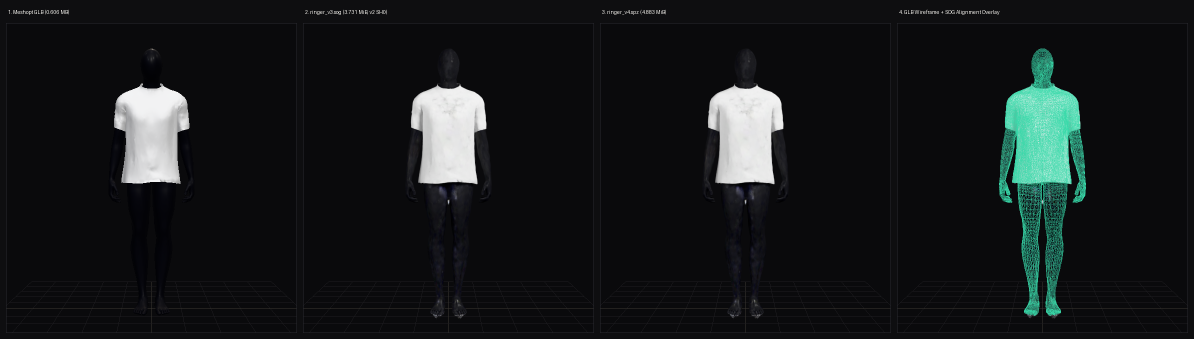
#> input picture showcase/scratch_studio_bs_ringer_qa.png, 2388 x 678 px (shown at 1/2 size)
$ python build_acid_tank.py ../../../../../showcase/scratch_studio_bs_ringer_qa.png ../../../../../showcase/scratch_studio_bs_ringer_qa.png
#> lines starting #> are read from the running program, lines starting #| are printed output that depends on the picture; after the words box and inside, x2 and y2 are one past the last pixel; in counts of white or black regions, pixels touching at a corner belong together
"""build_acid_tank.py - acid-wash sleeveless, catalogue flat-front visual in the BS-TANK-001 pattern
(1200 x 1600 transparent PNG, garment centred, plus the copy on the catalogue ground #F3EEE7).
usage: python build_acid_tank.py <reference.jpg> <out_dir>
Method: the Owner's reference is the design source. The garment silhouette, wash distribution and construction details are taken
from it; the two printed artworks (BST shield, flame outline) are separated from the fabric, re-drawn as clean ink layers at 4x
and laid back on a cleaned fabric layer, so print edges are sharp and the fabric carries no compression blocks.
Nothing is invented: no back view, no measurements."""
import sys, json, hashlib
from pathlib import Path
import numpy as np, cv2
from PIL import Image

REF, OUT = Path(sys.argv[1]), Path(sys.argv[2]); OUT.mkdir(parents=True, exist_ok=True)
W, H = 1200, 1600; GROUND = '#F3EEE7'
bgr = cv2.imread(str(REF)); L = cv2.cvtColor(bgr, cv2.COLOR_BGR2GRAY)
#> further down, bgr is the input picture: shape (678, 2388, 3); mean B, G, R 26.3, 25.1, 22

# ---- 1. silhouette
m = (L < 205).astype(np.uint8)
#> m: shape (678, 2388); values 0 (black) and 1 (white), 96.6% white; 1027 black regions (1021 under 20 px), largest, box (x1, y1, x2, y2) and area: (824, 170, 972, 368) 19565, (1418, 170, 1566, 368) 19565, (236, 172, 372, 367) 14101, (360, 234, 376, 261) 290, (231, 231, 247, 259) 281, (345, 313, 348, 323) 24
n, lab, st, _ = cv2.connectedComponentsWithStats(m, 8); k = 1 + int(np.argmax(st[1:, 4])); m = (lab == k).astype(np.uint8)
#> after `n, lab, st, _ = cv2.connectedComponentsWithStats(m, 8)`:
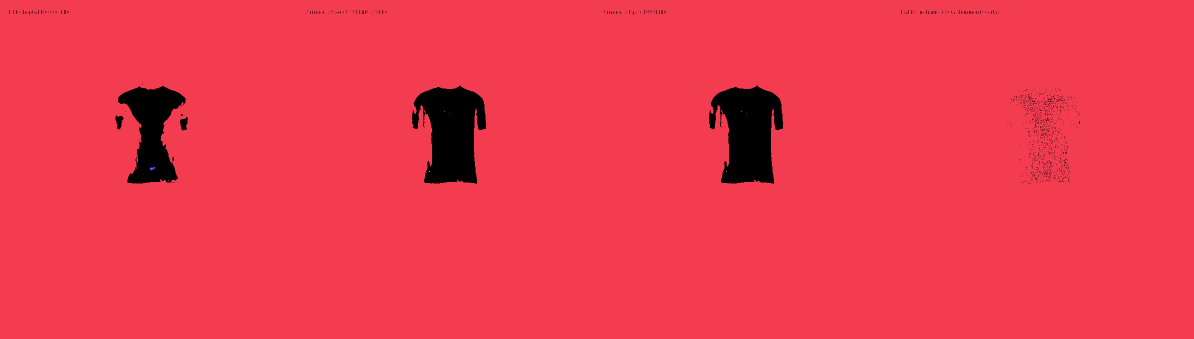
#> lab: shape (678, 2388) int32 (shown at 1/2 size); 11 distinct labels, from 0 to 10; one colour per label, 0 black
#> after `n, lab, st, _ = cv2.connectedComponentsWithStats(m, 8)`: n = 11; st = [[19, 20, 2141, 348, 55822], [0, 0, 2388, 678, 1563182], [888, 222, 1, 2, 2], [1482, 222, 1, 2, 2], [898, 227, 1, 1, 1], [1492, 227, 1, 1, 1], [328, 303, 1, 1, 1], [300, 334, 11, 7, 43], [858, 342, 2, 2, 4], [1452, 342, 2, 2, 4], [336, 361, 2, 1, 2]]
#> after `k = 1 + int(np.argmax(st[1:, 4]))`: k = 1
hn, hl, hs, _ = cv2.connectedComponentsWithStats(1 - m, 4)                                           # fill pin-holes only: the neck opening stays open
#> hl: shape (678, 2388) int32; 1028 distinct labels, from 0 to 1027
#> hn = 1028; hs = 1028 rows, first 6: [0, 0, 2388, 678, 1563182], [19, 20, 1, 8, 8], [27, 20, 1, 8, 8], [33, 20, 1, 8, 8], [46, 20, 1, 8, 8], [64, 21, 1, 6, 6]
bg_lab = hl[0, 0]                                                                                    # outside background
#> bg_lab = 0
inner = [i for i in range(hn) if i != bg_lab and (1 - m)[hl == i].any()]
#> inner = 1027 values from 1 to 1027
neck = max(inner, key=lambda i: hs[i, 4] if hs[i, 1] < 0.25 * L.shape[0] else -1)                  # the largest hole in the top quarter
#> neck = 1
for i in inner:
    if i != neck: m[hl == i] = 1
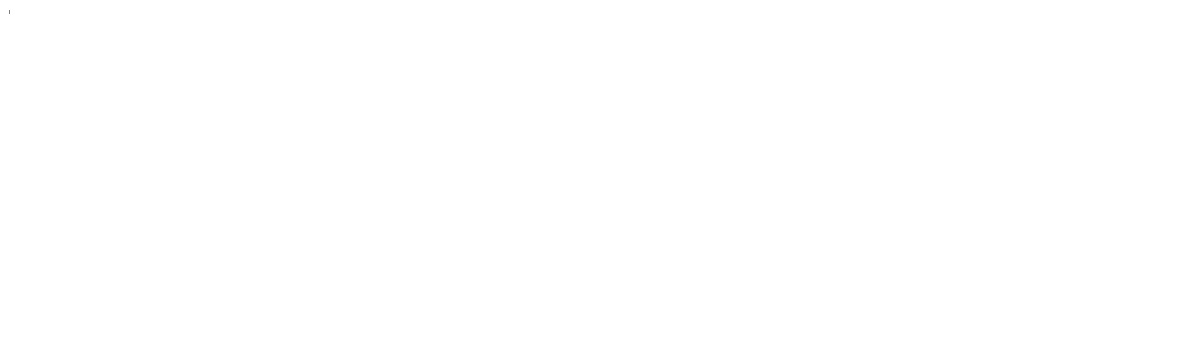
#> m: shape (678, 2388) (shown at 1/2 size); values 0 (black) and 1 (white), 100% white; black in thin lines or dots, all inside (x1, y1, x2, y2) = (19, 20, 20, 28)
m = cv2.morphologyEx(m, cv2.MORPH_OPEN, cv2.getStructuringElement(cv2.MORPH_ELLIPSE, (5, 5)))
m = cv2.erode(m, cv2.getStructuringElement(cv2.MORPH_ELLIPSE, (5, 5)))                                # drop the light compression fringe at the cut edge
#> m: shape (678, 2388); values 0 (black) and 1 (white), 100% white; 1 black region, box (x1, y1, x2, y2) and area: (17, 18, 22, 30) 52
ys, xs = np.nonzero(m); x0, x1, y0, y1 = xs.min(), xs.max(), ys.min(), ys.max()
#> after `x0, x1, y0, y1 = (xs.min(), xs.max(), ys.min(), ys.max())`: x0 = 0; x1 = 2387; y0 = 0; y1 = 677
s = 853.0 / (x1 - x0 + 1)                                                                            # same garment width as the tank tile
#> s = 0.357
ox = (W - (x1 - x0 + 1) * s) / 2 - x0 * s; oy = 200 - y0 * s
#> after `ox = (W - (x1 - x0 + 1) * s) / 2 - x0 * s`: ox = 173.5
#> after `oy = 200 - y0 * s`: oy = 200
A = np.float32([[s, 0, ox], [0, s, oy]])
#> A = [[0.357, 0, 173.5], [0, 0.357, 200]]
warp = lambda img, interp=cv2.INTER_LANCZOS4: cv2.warpAffine(img, A, (W, H), flags=interp, borderMode=cv2.BORDER_REPLICATE)
mask = cv2.warpAffine(m.astype(np.float32), A, (W, H), flags=cv2.INTER_CUBIC, borderValue=0)
mask = cv2.GaussianBlur(mask, (0, 0), 1.6); alpha = np.clip((mask - 0.5) / 0.12 + 0.5, 0, 1)        # smooth, anti-aliased edge

# ---- 2. ink layers (logo: black + white; flames: black line), detected against the local fabric tone
fab_local = cv2.medianBlur(L, 41).astype(np.int16); d = L.astype(np.int16) - fab_local
#> after `d = L.astype(np.int16) - fab_local`:
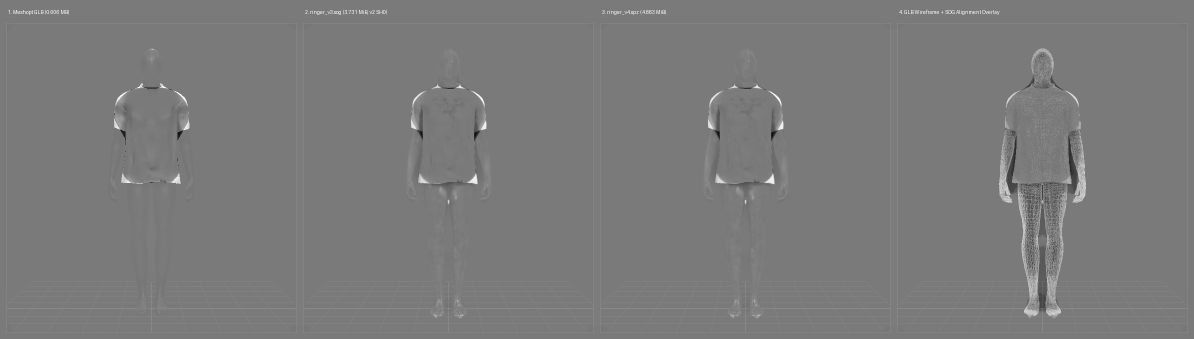
#> d: shape (678, 2388) int16 (shown at 1/2 size); min -213, max 232, mean 1.4; drawn with min black and max white
logo_box = (455, 300, 715, 520)                                   # reference pixels: x0, y0, x1, y1
flame_box = (190, 670, 1000, 1000)
ink_k = np.zeros(L.shape, np.float32); ink_w = np.zeros(L.shape, np.float32)
bx0, by0, bx1, by1 = logo_box
ink_k[by0:by1, bx0:bx1] = np.clip((-d[by0:by1, bx0:bx1] - 30) / 30.0, 0, 1)
#> ink_k: shape (678, 2388) float32; every value is 0
ink_w[by0:by1, bx0:bx1] = np.clip((d[by0:by1, bx0:bx1] - 35) / 35.0, 0, 1)
fx0, fy0, fx1, fy1 = flame_box
ink_k[fy0:fy1, fx0:fx1] = np.maximum(ink_k[fy0:fy1, fx0:fx1], np.clip((-d[fy0:fy1, fx0:fx1] - 22) / 25.0, 0, 1))
m_in = cv2.erode(m, cv2.getStructuringElement(cv2.MORPH_ELLIPSE, (31, 31))); ink_k *= m_in; ink_w *= m_in     # edge shading is not ink
#> after `m_in = cv2.erode(m, cv2.getStructuringElement(cv2.MORPH_ELLIPSE, (31, `: m_in: shape (678, 2388); values 0 (black) and 1 (white), 99.9% white; 1 black region, box (x1, y1, x2, y2) and area: (2, 3, 37, 45) 1182


def crisp(layer, thr=0.5):
    """4x supersampled re-draw of a soft ink mask: smooth, threshold, area-average back -> sharp anti-aliased edges"""
#> called with thr = 0.45
    A4 = np.float32([[4 * s, 0, 4 * ox], [0, 4 * s, 4 * oy]])
#> A4 = [[1.43, 0, 694], [0, 1.43, 800]]
    big = cv2.warpAffine(layer, A4, (4 * W, 4 * H), flags=cv2.INTER_CUBIC)
#> big: shape (6400, 4800) float32; every value is 0
    big = cv2.GaussianBlur(big, (0, 0), 2.2); big = (big > thr).astype(np.float32)
    return cv2.resize(big, (W, H), interpolation=cv2.INTER_AREA)
#> returned value: shape (1600, 1200) float32; every value is 0


K = crisp(ink_k, 0.45); Wh = crisp(ink_w, 0.5)

# ---- 3. fabric: reference with the inks removed, de-blocked, then fine wash grain added at output resolution
ink_any = ((ink_k > 0.15) | (ink_w > 0.15)).astype(np.uint8)
#> ink_any: shape (678, 2388); every value is 0
ink_any = cv2.dilate(ink_any, cv2.getStructuringElement(cv2.MORPH_ELLIPSE, (7, 7)))
fab = cv2.inpaint(bgr, ink_any * 255, 6, cv2.INPAINT_TELEA)
fab = cv2.bilateralFilter(fab, 7, 18, 5)
fab = warp(fab).astype(np.float32) / 255.0
#> fab: shape (1600, 1200, 3) float32
rng = np.random.default_rng(31)
def noise(sig, amp):
    n_ = cv2.GaussianBlur(rng.standard_normal((H, W)).astype(np.float32), (0, 0), sig); return amp * n_ / (n_.std() + 1e-9)
grain = noise(0.7, 0.022) + noise(2.2, 0.018) + noise(7.0, 0.014)                     # speckle, mottle, cloud: the wash at three scales
yy, xx = np.mgrid[0:H, 0:W].astype(np.float32)
knit = 0.006 * np.sin(xx * 2 * np.pi / 3.1) * (0.6 + 0.4 * np.sin(yy * 2 * np.pi / 2.3))
fab = np.clip(fab * (1.0 + grain + knit)[..., None], 0, 1)

# ---- 4. composite: black ink absorbs (keeps a trace of the fabric relief), white ink covers with slight wash wear
relief = (fab.mean(2, keepdims=True) / max(fab.mean(), 1e-6))
black = np.float32([0.060, 0.060, 0.062])[None, None] * (0.75 + 0.25 * relief)
white = np.float32([0.925, 0.925, 0.915])[None, None] * (0.93 + 0.07 * relief)
out = fab * (1 - K[..., None]) + black * K[..., None]
out = out * (1 - Wh[..., None]) + white * Wh[..., None]
rgba = np.dstack([out[..., ::-1], alpha]); rgba[alpha <= 0] = 0
#> after `rgba = np.dstack([out[..., ::-1], alpha])`:
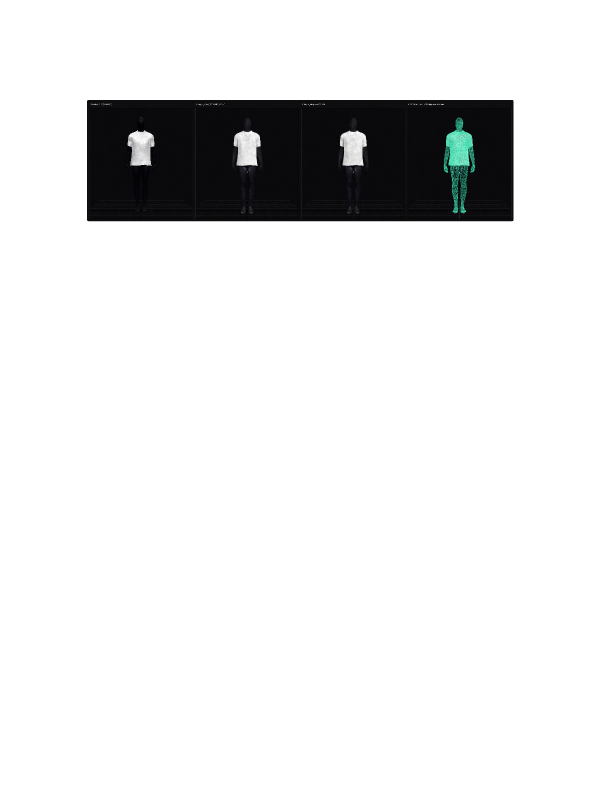
#> rgba: shape (1600, 1200, 4) float32 (shown at 1/2 size); mean R, G, B, A 0.0581, 0.0595, 0.0669, 0.108; transparent parts drawn white
png = OUT / 'acidtank_grey_front_v1.png'; Image.fromarray(np.round(rgba * 255).astype(np.uint8), 'RGBA').save(png)
g = np.array([int(GROUND[i:i + 2], 16) for i in (1, 3, 5)], np.float32) / 255.0
#> g = [0.953, 0.933, 0.906]
og = rgba[..., :3] * alpha[..., None] + g * (1 - alpha[..., None])
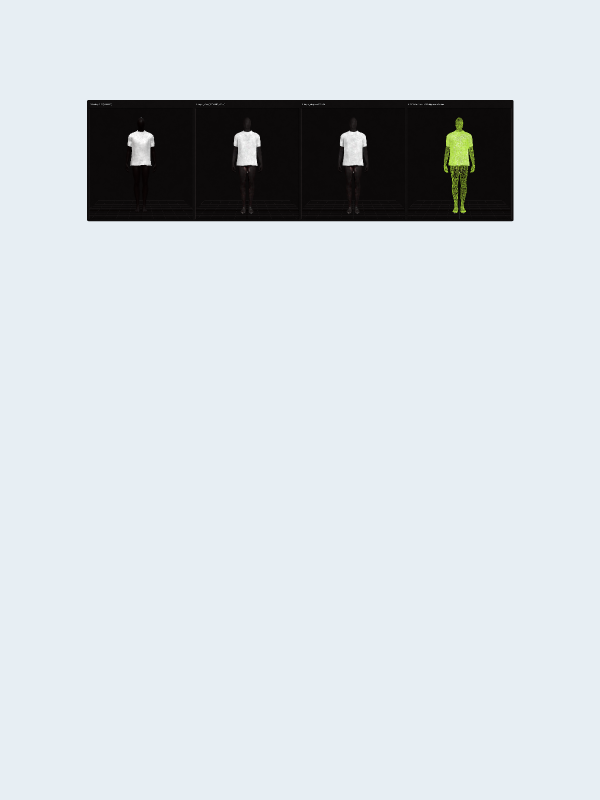
#> og: shape (1600, 1200, 3) float32 (shown at 1/2 size); mean B, G, R 0.868, 0.826, 0.801
ogp = OUT / 'acidtank_grey_front_v1_on_ground.png'; Image.fromarray(np.round(og * 255).astype(np.uint8), 'RGB').save(ogp)
ys, xs = np.nonzero(alpha > 0.03)
for nm, (cx0, cy0, cx1, cy1) in (('crop_logo', logo_box), ('crop_flames', flame_box)):
    q = [int(cx0 * s + ox), int(cy0 * s + oy), int(cx1 * s + ox), int(cy1 * s + oy)]
    Image.fromarray(np.round(og * 255).astype(np.uint8), 'RGB').crop(q).save(OUT / f'acidtank_grey_front_v1_{nm}.png')
#> this loop made 2 passes
#> q on passes 1 to 2: [336, 307, 428, 385], [241, 439, 530, 557]
#> pass 1, `Image.fromarray(np.round(og * 255).astype(np.uint8), 'RGB').crop(q).sa..`:
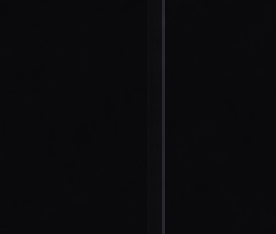
#> saved as acidtank_grey_front_v1_crop_logo.png: PIL image 92x78 RGB (shown 3 times larger); mean R, G, B 10.5, 10.5, 12.6
#> pass 2, `Image.fromarray(np.round(og * 255).astype(np.uint8), 'RGB').crop(q).sa..`:
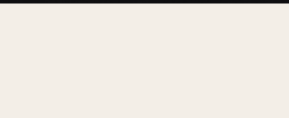
#> saved as acidtank_grey_front_v1_crop_flames.png: PIL image 289x118 RGB; mean R, G, B 236.2, 231.4, 224.6
rec = dict(file=png.name, size=[W, H], alpha_bbox=[int(xs.min()), int(ys.min()), int(xs.max()), int(ys.max())], scale_from_reference=round(float(s), 4),
           reference=dict(file=REF.name, sha256=hashlib.sha256(REF.read_bytes()).hexdigest(), size=[bgr.shape[1], bgr.shape[0]]),
           sha256=hashlib.sha256(png.read_bytes()).hexdigest(), on_ground=dict(file=ogp.name, hex=GROUND, sha256=hashlib.sha256(ogp.read_bytes()).hexdigest()),
           ink_coverage_px=dict(black=int((K > 0.5).sum()), white=int((Wh > 0.5).sum())),
           method='owner reference cut-out; inks re-drawn at 4x; fabric inpainted under the inks, de-blocked, wash grain added',
           not_claimed=['back view', 'measurements', 'fabric weight', '3D geometry'])
#> rec = 10 items
(OUT / 'acidtank_grey_front_v1.json').write_text(json.dumps(rec, indent=1)); print(json.dumps(rec, indent=1))
#> (printed output is left out)
